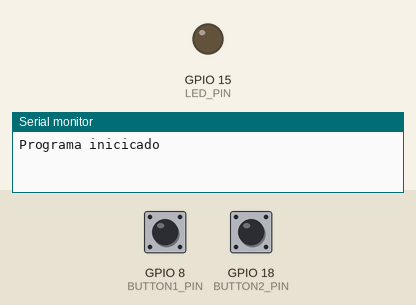
Simulated run of this program. Board: ESP32-S3. Parts: output pins drawn as LEDs (lit = HIGH), the last lines printed to the serial monitor. The test bench sets the inputs (shaded band); at power-on: GPIO 8 (BUTTON1_PIN) HIGH, GPIO 18 (BUTTON2_PIN) HIGH.

Above: at 1.2 s.
1.3 s: GPIO 8 (BUTTON1_PIN) pulled LOW for 0.15 s
At 1.37 s:
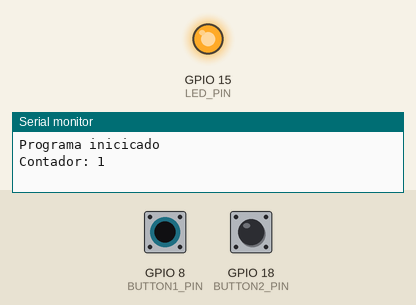
4.5 s: GPIO 8 (BUTTON1_PIN) pulled LOW for 3.2 s
At 8.2 s:
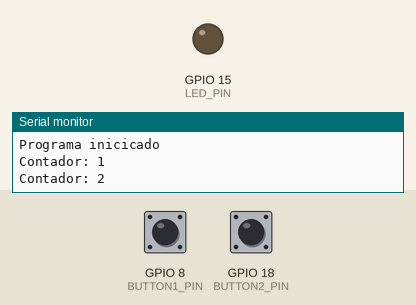
Timing chart, 0 to 9.7 s (numbered marks = the images above; inputs shaded):
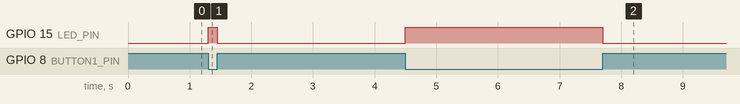

The program:

main.cpp
```cpp
#include <Arduino.h>

#define DELAY  500;

const uint8_t BUTTON1_PIN = 8;
const uint8_t BUTTON2_PIN = 18;
const uint8_t LED_PIN = 15;


uint32_t count = 0;

struct Button{
  const uint8_t PIN;
  uint32_t numberKeyPresses;
  uint8_t bounceTime; // Tiempo en ms para el debouncing
  bool buttonState;
  bool pressed;
};

Button button1 = {BUTTON1_PIN, 0, 50, false, false};
Button button2 = {BUTTON2_PIN, 0, 50, false, false};

void IRAM_ATTR isr() {
  Serial.println("Interrupted by button 2, set count to 0");
  count = 0;
}

void setup(){
  Serial.begin(9600);
  pinMode(button1.PIN, INPUT_PULLUP);
  pinMode(button2.PIN, INPUT_PULLUP);
  pinMode(LED_PIN, OUTPUT);
  attachInterrupt(button2.PIN, isr, FALLING);
  Serial.println("Programa inicicado");
}

void loop(){

  button1.buttonState=digitalRead(button1.PIN);

  if (button1.buttonState == LOW && !button1.pressed) {
    count++;
    button1.pressed = true;
    Serial.print("Contador: ");
    Serial.println(count);
    digitalWrite(LED_PIN, HIGH); // Encendemos el LED
    delay(button1.bounceTime); // Debouncing

  }
  if (button1.buttonState == HIGH && button1.pressed) {
    digitalWrite(LED_PIN, LOW);
    button1.pressed = false;
    delay(button1.bounceTime); // Debouncing
  }
}
```

Measured:
- after the input at 1.3 s, GPIO 15 (LED_PIN): LOW → HIGH at once, → LOW 0.15 s later
- after the input at 4.5 s, GPIO 15 (LED_PIN): LOW → HIGH at once, → LOW 3.2 s later
